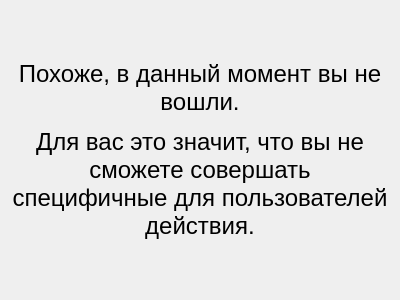
<?xml version="1.0" encoding="UTF-8"?>
<ui version="4.0">
 <class>MainPage</class>
 <widget class="QWidget" name="MainPage">
  <property name="geometry">
   <rect>
    <x>0</x>
    <y>0</y>
    <width>400</width>
    <height>300</height>
   </rect>
  </property>
  <property name="windowTitle">
   <string>Form</string>
  </property>
  <layout class="QHBoxLayout" name="horizontalLayout">
   <item>
    <widget class="QLabel" name="label">
     <property name="font">
      <font>
       <pointsize>18</pointsize>
      </font>
     </property>
     <property name="text">
      <string>&lt;html&gt;&lt;head/&gt;&lt;body&gt;&lt;p&gt;Похоже, в данный момент вы не вошли.&lt;/p&gt;&lt;p&gt;Для вас это значит, что вы не сможете совершать специфичные для пользователей действия.&lt;/p&gt;&lt;/body&gt;&lt;/html&gt;</string>
     </property>
     <property name="alignment">
      <set>Qt::AlignCenter</set>
     </property>
     <property name="wordWrap">
      <bool>true</bool>
     </property>
    </widget>
   </item>
  </layout>
 </widget>
 <resources/>
 <connections/>
</ui>
